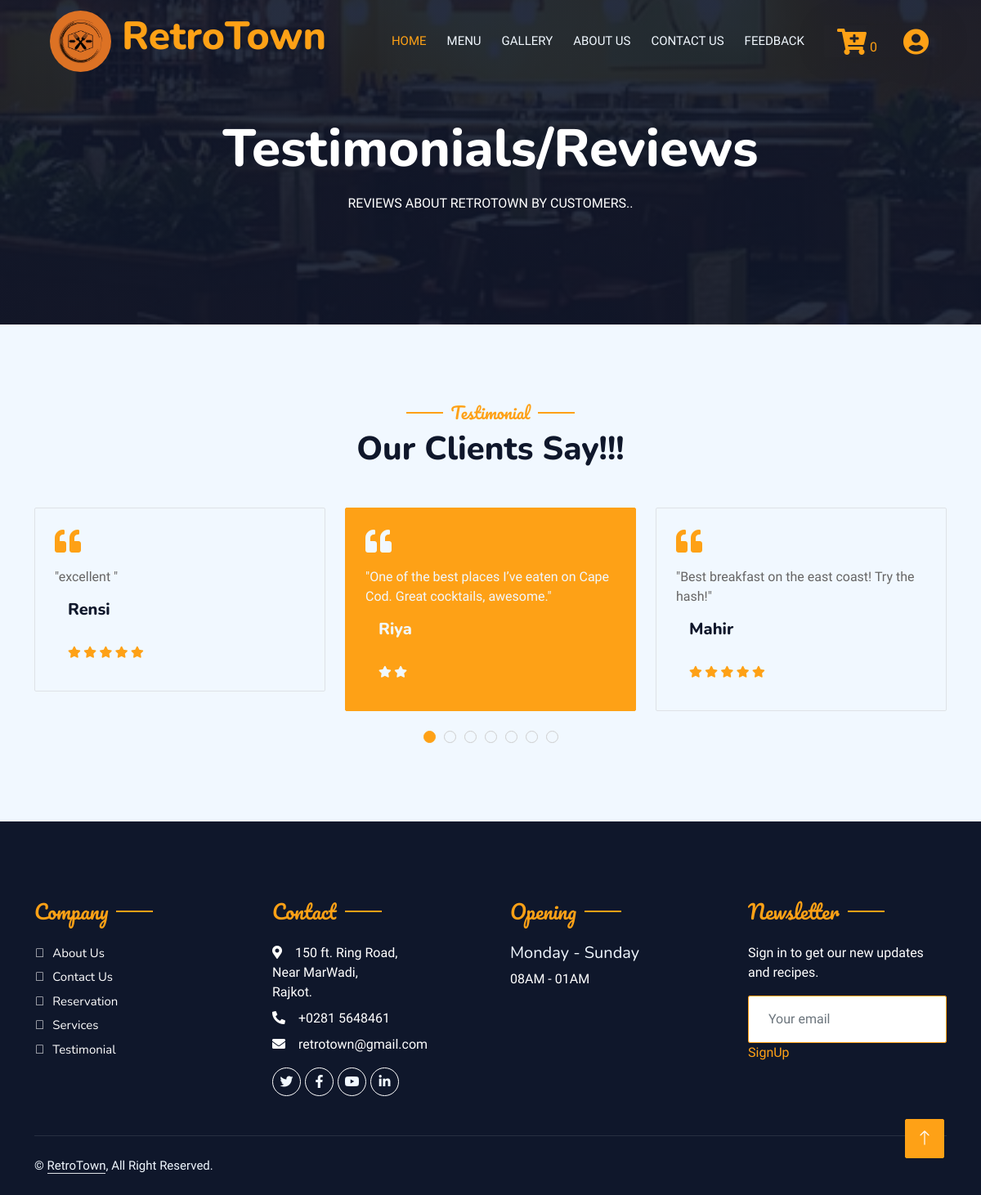
The page /testimonial.php on the database its author committed.
### tables this page shows
CREATE TABLE `feedback` (
  `id` int(6) NOT NULL,
  `first` char(255) NOT NULL,
  `phone` int(10) NOT NULL,
  `email` varchar(255) NOT NULL,
  `date` timestamp NOT NULL DEFAULT current_timestamp() ON UPDATE current_timestamp(),
  `message` char(255) NOT NULL,
  `rate` int(10) NOT NULL
);

### testimonial.php (the view, shortened to what this page needs)
<!DOCTYPE html>
<html lang="en">
<head>
   <?php
      include 'header.php';
   ?>
</head>
<body>
<?php
include 'nav.php';
?>
      <div class="container-xxl py-5 bg-dark hero-header mb-5">
         <div class="container text-center my-5 pt-5 pb-4">
            <h1 class="display-3 text-white mb-3 animated slideInDown">Testimonials/Reviews</h1>
            <nav aria-label="breadcrumb">
		   <ol class="breadcrumb justify-content-center text-uppercase">
                  <li class="breadcrumb-item text-white">Reviews about retrotown by customers..</li>
		   </ol>
            </nav>
         </div>
      </div>
   </div>
   <div class="container-xxl py-5 wow fadeInUp" data-wow-delay="0.1s">
      <div class="container">
         <div class="text-center">
            <h5 class="section-title ff-secondary text-center text-primary fw-normal">Testimonial</h5>
            <h1 class="mb-5">Our Clients Say!!!</h1>
         </div>
         <div class="owl-carousel testimonial-carousel">
		 		 		 <?php
      include 'connection.php';
      $select_products = mysqli_query($con, "SELECT * FROM `feedback`");
      if(mysqli_num_rows($select_products) > 0){
        while( $row = mysqli_fetch_assoc($select_products)){
      ?>
            <div class="testimonial-item bg-transparent border rounded p-4">
               <i class="fa fa-quote-left fa-2x text-primary mb-3"></i>
               <p>"<?php echo $row["message"];?>"</p>
               <div class="d-flex align-items-center">
                  <div class="ps-3">
                     <h5 class="mb-1"><?php echo "".$row["first"]." ".$row["last"];?></h5>
					 <br/>
					 <small>
							<?php
								for($k=0;$k<$row['rate'];$k++)
								{
							?>
							<i class="fas fa-star fa-1x text-primary mb-3"></i>
							<?php
								}
							?>
					</small>
                  </div>
               </div>
            </div>
        <?php };};?>
	    </div>
</div>
</div>
   <?php
      include 'footer.php';
   ?>
    <a href="#" class="btn btn-lg btn-primary btn-lg-square back-to-top"><i class="bi bi-arrow-up"></i></a>
</body>
</html>

### header.php (shortened to what this page needs)
<head>
    <link href="https://cdnjs.cloudflare.com/ajax/libs/font-awesome/5.10.0/css/all.min.css" rel="stylesheet">
    <link href="https://cdn.jsdelivr.net/npm/bootstrap-icons@1.4.1/font/bootstrap-icons.css" rel="stylesheet">
    <link href="lib/animate/animate.min.css" rel="stylesheet">
    <link href="lib/owlcarousel/assets/owl.carousel.min.css" rel="stylesheet">
    <link href="lib/tempusdominus/css/tempusdominus-bootstrap-4.min.css" rel="stylesheet" />
    <link href="css/bootstrap.min.css" rel="stylesheet">
    <link href="css/style.css" rel="stylesheet">
</head>

### nav.php (shortened to what this page needs)
   <div class="container-xxl position-relative p-0">
      <nav class="navbar navbar-expand-lg navbar-dark bg-dark px-4 px-lg-5 py-3 py-lg-0">
         <a href="" class="navbar-brand p-0">
 <h1 class="text-primary m-0"><img src="img/logo.jpg" alt="Logo" style="height: 75px; width: 75px; border-radius:50%; margin: 4%"><big>RetroTown</big></i></h1>
         </a>
         <div class="collapse navbar-collapse" id="navbarCollapse">
            <div class="navbar-nav ms-auto py-0 pe-4">
               <a href="index.php" class="nav-item nav-link active">Home</a>
               <a href="menu.php" class="nav-item nav-link">Menu</a>
               <a href="gallery.php" class="nav-item nav-link">Gallery</a>
               <a href="about.php" class="nav-item nav-link">About Us</a>
		   <a href="contact.php" class="nav-item nav-link">Contact Us</a>
               <a href="feedback.php" class="nav-item nav-link">Feedback</a>
            </div>
	<?php
include'connection.php';
      $select_rows = mysqli_query($con, "SELECT * FROM `cart` WHERE user='$user'") or die('query failed');
      $row_count = mysqli_num_rows($select_rows);
      ?>
            <div class="service-item rounded pt-1 px-3">
               <a href="cart.php" class="fa fa-2x fa-cart-plus text-primary"></a>
			   <span style="color: #FEA116; margin-top:-3.5%;margin-left:-0.1%;"><?php echo $row_count;?></span>
            </div>
            <div class="service-item rounded pt-1 px-3">
               <a href="profile.php" class="fa fa-2x fa-user-circle text-primary"></a>
            </div>
         </div>
      </nav>

### footer.php (shortened to what this page needs)
<div class="container-fluid bg-dark text-light footer pt-5 mt-5 wow fadeIn" data-wow-delay="0.1s">
   <div class="container py-5">
      <div class="row g-5">
         <div class="col-lg-3 col-md-6">
            <h4 class="section-title ff-secondary text-start text-primary fw-normal mb-4">Company</h4>
            <a class="btn btn-link" href="about.php">About Us</a>
            <a class="btn btn-link" href="contact.php">Contact Us</a>
            <a class="btn btn-link" href="booking.php">Reservation</a>
            <a class="btn btn-link" href="service.php">Services</a>
            <a class="btn btn-link" href="testimonial.php">Testimonial</a>
         </div>
         <div class="col-lg-3 col-md-6">
            <h4 class="section-title ff-secondary text-start text-primary fw-normal mb-4">Contact</h4>
            <p style="color: #fff;" class="mb-2"><i class="fa fa-map-marker-alt me-3"></i>150 ft. Ring Road,<br/>Near MarWadi,<br>Rajkot.</p>
            <p style="color: #fff;"class="mb-2"><i class="fa fa-phone-alt me-3"></i>+0281 5648461</p>
            <p style="color: #fff;"class="mb-2"><i class="fa fa-envelope me-3"></i>retrotown@gmail.com</p>
            <div class="d-flex pt-2">
               <a class="btn btn-outline-light btn-social" href=""><i class="fab fa-twitter"></i></a>
               <a class="btn btn-outline-light btn-social" href=""><i class="fab fa-facebook-f"></i></a>
               <a class="btn btn-outline-light btn-social" href=""><i class="fab fa-youtube"></i></a>
               <a class="btn btn-outline-light btn-social" href=""><i class="fab fa-linkedin-in"></i></a>
            </div>
         </div>
         <div class="col-lg-3 col-md-6">
            <h4 class="section-title ff-secondary text-start text-primary fw-normal mb-4">Opening</h4>
            <h5 class="text-light fw-normal">Monday - Sunday</h5>
            <p  style="color: #fff;">08AM - 01AM</p>
         </div>
         <div class="col-lg-3 col-md-6">
            <h4 class="section-title ff-secondary text-start text-primary fw-normal mb-4">Newsletter</h4>
            <p style="color: #fff;">Sign in to get our new updates and recipes.</p>
            <div class="position-relative mx-auto" style="max-width: 400px;">
               <input class="form-control border-primary w-100 py-3 ps-4 pe-5" type="text" placeholder="Your email">
               <a href="register.php">SignUp</a>
            </div>
         </div>
      </div>
   </div>
   <div class="container">
      <div class="copyright">
         <div class="row">
            <div class="col-md-6 text-center text-md-start mb-3 mb-md-0">
               &copy; <a class="border-bottom" href="index.php">RetroTown</a>, All Right Reserved.
               </div>
            </div>
         </div>
      </div>
   </div>

### css/style.css (style rules this page uses)
:root { --primary: #FEA116; --light: #F1F8FF; --dark: #0F172B; }
.ff-secondary { font-family: 'Nunito', sans-serif; font-family: 'Pacifico', cursive; }
.back-to-top { position: fixed; display: none; right: 45px; bottom: 45px; z-index: 99; }
.btn { font-family: 'Nunito', sans-serif; font-weight: 500; text-transform: uppercase; transition: .5s; }
.btn.btn-primary, .btn.btn-secondary { color: #FFFFFF; }
.btn-lg-square { width: 48px; height: 48px; }
.btn-square, .btn-sm-square, .btn-lg-square { padding: 0; display: flex; align-items: center; justify-content: center; font-weight: normal; border-radius: 2px; }
.navbar-dark .navbar-nav .nav-link { position: relative; margin-left: 25px; padding: 35px 0; font-size: 15px; color: var(--light) !important; text-transform: uppercase; font-weight: 500; outline: none; transition: .5s; }
.navbar-dark .navbar-nav .nav-link:hover, .navbar-dark .navbar-nav .nav-link.active { color: var(--primary) !important; }
.navbar-dark .navbar-brand img { // max-height: 60px; transition: .5s; }
@media (min-width: 992px) { .navbar-dark { position: absolute; width: 100%; top: 0; left: 0; z-index: 999; background: transparent !important; } }
.hero-header { background: linear-gradient(rgba(15, 23, 43, .9), rgba(15, 23, 43, .9)), url(../img/about-2.jpg); background-position: center center; background-repeat: no-repeat; background-size: cover; }
.section-title { position: relative; display: inline-block; }
.section-title::before { position: absolute; content: ""; width: 45px; height: 2px; top: 50%; left: -55px; margin-top: -1px; background: var(--primary); }
.section-title::after { position: absolute; content: ""; width: 45px; height: 2px; top: 50%; right: -55px; margin-top: -1px; background: var(--primary); }
.section-title.text-start::before, .section-title.text-end::after { display: none; }
.service-item { box-shadow: 0 0 45px rgba(0, 0, 0, .08); transition: .5s; }
.service-item * { transition: .5s; }
.testimonial-carousel .owl-item .testimonial-item, .testimonial-carousel .owl-item.center .testimonial-item * { transition: .5s; }
.testimonial-carousel .owl-item.center .testimonial-item { background: var(--primary) !important; border-color: var(--primary) !important; }
.testimonial-carousel .owl-item.center .testimonial-item * { color: var(--light) !important; }
.footer .btn.btn-social { margin-right: 5px; width: 35px; height: 35px; display: flex; align-items: center; justify-content: center; color: var(--light); border: 1px solid #FFFFFF; border-radius: 35px; transition: .3s; }
.footer .btn.btn-link { display: block; margin-bottom: 5px; padding: 0; text-align: left; color: #FFFFFF; font-size: 15px; font-weight: normal; text-transform: capitalize; transition: .3s; }
.footer .btn.btn-link::before { position: relative; content: "\f105"; font-family: 'Nunito', sans-serif; font-weight: 900; margin-right: 10px; }
.footer .copyright { padding: 25px 0; font-size: 15px; border-top: 1px solid rgba(256, 256, 256, .1); }
.footer .copyright a { color: var(--light); }

### rows shown on the page
feedback: message "One of the best places I’ve eaten on Cape Cod. Great cocktails, awesome.", first "Riya", rate 2 (drawn)
feedback: message "Best breakfast on the east coast! Try the hash!", first "Mahir", rate 5 (drawn)
feedback: message "excellent", first "Rensi", rate 5 (drawn)

### other values the page prints
$row_count "0"
